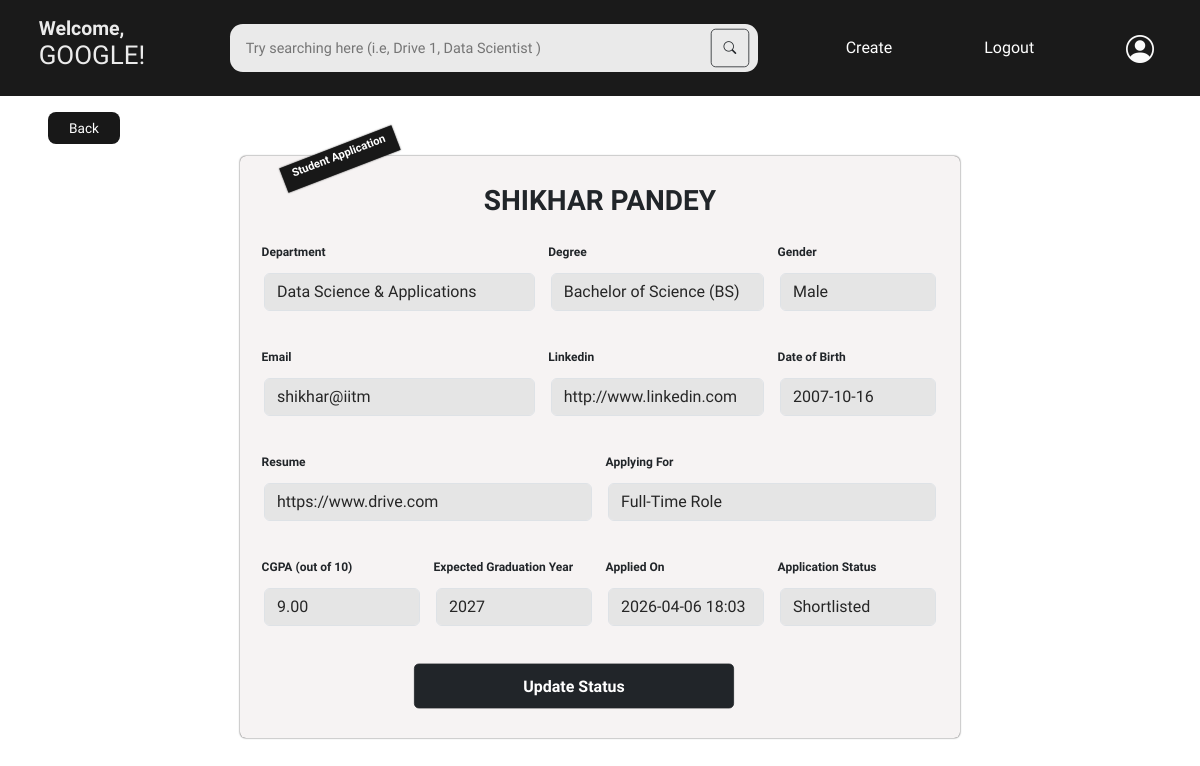
The app's page /view_application/5 (signed in) with its own data.
### models.py (models this page shows)
class recruiters(db.Model):
    id=db.Column(db.Integer,primary_key=True)
    company=db.Column(db.String(150), nullable=False, unique=True)
    location=db.Column(db.String(100), nullable=False)
    hrcontact=db.Column(db.String(20), nullable=False, unique=True)
    website=db.Column(db.String(255), nullable=False, unique=True)
    companytype=db.Column(db.String(50), nullable=False)
    ps=db.Column(db.String(50), nullable=False)
    email=db.Column(db.String(50),nullable=False, unique=True)
    password=db.Column(db.String,nullable=False)
    status=db.Column(db.String(10), nullable=False, default="Pending") # Pending, Approved, Blacklisted
    drive=db.relationship("drives", backref="recruiters", lazy=True, cascade="all, delete-orphan")

class students(db.Model):
    id=db.Column(db.Integer,primary_key=True)
    name=db.Column(db.String(50), nullable=False)
    dob=db.Column(db.Date, nullable=False)
    gender=db.Column(db.String(10), nullable=False)
    linkedin=db.Column(db.String(255), nullable=False, unique=True)
    department=db.Column(db.String(100), nullable=False)
    degree=db.Column(db.String(50), nullable=False)
    email=db.Column(db.String(50),nullable=False, unique=True)
    password=db.Column(db.String,nullable=False)
    status=db.Column(db.String(10), nullable=False, default="Approved") # Approved, Blacklisted
    application=db.relationship("applications", backref="students", lazy=True, cascade="all, delete-orphan")

class applications(db.Model):
    id=db.Column(db.Integer, primary_key=True)
    date_added=db.Column(db.String(20), default=datetime.now().strftime("%Y-%m-%d %H:%M"))
    resume=db.Column(db.String, nullable=False, unique=True)
    position=db.Column(db.String(20), nullable=False)
    cgpa=db.Column(db.String(4), nullable=False)
    year=db.Column(db.String, nullable=False)
    status=db.Column(db.String(20), nullable=False, default="Applied") # Applied, Shortlisted, Accepted, Rejected
    drive_id=db.Column(db.Integer,db.ForeignKey("drives.id"), nullable=False)
    student_id=db.Column(db.Integer,db.ForeignKey("students.id"), nullable=False)
    __table_args__=(db.UniqueConstraint("drive_id","student_id", name="one drive one application"),)

### app.py (the view)
@app.route("/view_application/<int:application_id>", methods=["POST","GET"])
def view_application(application_id):
    if "company_id" in session:
        application_details=applications.query.filter_by(id=application_id).first()
        if application_details:
            companyID=(drives.query.filter_by(id=application_details.drive_id).first()).company_id
            if companyID==session.get("company_id"):
                student=students.query.filter_by(id=application_details.student_id).first()
                if request.method=="POST":
                    data=request.form
                    status=data.get("status")
                    application_details.status=status
                    db.session.commit()
                    return redirect(url_for("drive_details",drive_id=application_details.drive_id))
                company=recruiters.query.filter_by(id=session.get("company_id")).first()
                return render_template("company_view_application.html", company=company, student=student, application_details=application_details)
            else:
                flash("Access denied","warning")
                return redirect(url_for("companyhome"))
        else:
            flash("Action denied","warning")
            return redirect(url_for("companyhome"))
    else:
        flash("Access denied","danger")
        return redirect(url_for("hero"))

### templates/company_view_application.html (shortened to what this page needs)
{% extends "companyhome.html" %}
{% block content %}
<a href="/drive_details/{{application_details.drive_id}}" style="text-decoration: none;">
    <div class="backbutton"
        style="display: flex;justify-content: center;align-items: center; font-family: lexend;font-size: 1.7vh;font-weight: 400; height: 4vh; width: 9vh; background-color: #181818; color: #ffffff; position: absolute;top: 14vh;left: 6vh; border-radius: 1vh;">
        Back</div>
</a>
<div class="body"
    style="width: 15vh;height: 3.3vh;display: flex; align-items: center; justify-content: center;background: #181818;position: absolute;top: 18.3vh; left:35vh;rotate: -21deg; box-shadow: 0vh 0vh 0.2vh 0vh #181818;">
    <p class="title" style="font-family: lexend; font-size: 1.4vh;font-weight: 600; color: #ffffff;">Student Application
    </p>
</div>
<div style="display: flex; justify-content:center;align-items: center;margin-top: 7vh;">
    <div class="p-4 rounded-2"
        style=" width: 60%;background-color: rgb(246, 243, 243);box-shadow: 0vh 0vh 0.2vh 0vh #181818">
        <p class="text-center mb-3" style=" font-family:Lexend;font-size: 3.5vh;font-weight: 600;">
            {{student.name | upper}}</p>
        <form method="post" class="row g-3">
            <div class="col-md-5 mb-3">
                <label class="form-label">
                    <p
                        style="font-family: lexend; font-size: 1.5vh;font-weight: 700;margin-left: -0.3vh;margin-bottom: 0.5vh;">
                        Department</p>
                </label>
                <input value="{{student.department}}" class="form-control"
                    style="background-color:rgb(229, 229, 229);color: #262626;font-weight: 400;font-family: Lexend;"
                    disabled>
            </div>
            <div class="col-md-4 mb-3">
                <label class="form-label">
                    <p
                        style="font-family: lexend; font-size: 1.5vh;font-weight: 700;margin-left: -0.3vh;margin-bottom: 0.5vh;">
                        Degree</p>
                </label>
                <input value="{{student.degree}}" class="form-control"
                    style="background-color:rgb(229, 229, 229);color: #262626;font-weight: 400;font-family: Lexend;"
                    disabled>
            </div>
            <div class="col-3 mb-2">
                <label class="form-label">
                    <p
                        style="font-family: lexend; font-size: 1.5vh;font-weight: 700;margin-left: -0.3vh;margin-bottom: 0.5vh;">
                        Gender</p>
                </label>
                <input value="{{student.gender}}" class="form-control"
                    style="background-color:rgb(229, 229, 229);color: #262626;font-weight: 400;font-family: Lexend;"
                    disabled>
            </div>
            <div class="col-md-5 mb-3">
                <label class="form-label">
                    <p
                        style="font-family: lexend; font-size: 1.5vh;font-weight: 700;margin-left: -0.3vh;margin-bottom: 0.5vh;">
                        Email</p>
                </label>
                <input value="{{student.email}}" class="form-control"
                    style="background-color:rgb(229, 229, 229);color: #262626;font-weight:400 ;font-family: Lexend;"
                    disabled>
            </div>
            <div class="col-4 mb-3">
                <label class="form-label">
                    <p
                        style="font-family: lexend; font-size: 1.5vh;font-weight: 700;margin-left: -0.3vh;margin-bottom: 0.5vh;">
                        Linkedin</p>
                </label>
                <input value="{{student.linkedin}}" class="form-control"
                    style="background-color:rgb(229, 229, 229);color: #262626;font-weight: 400;font-family: Lexend;"
                    disabled>
            </div>
            <div class="col-md-3 mb-3">
                <label class="form-label">
                    <p
                        style="font-family: lexend; font-size: 1.5vh;font-weight: 700;margin-left: -0.3vh;margin-bottom: 0.5vh;">
                        Date of Birth</p>
                </label>
                <input value="{{student.dob}}" class="form-control"
                    style="background-color:rgb(229, 229, 229);color: #262626;font-weight: 400;font-family: Lexend;"
                    disabled>
            </div>
            <div class="col-6 mb-3">
                <label class="form-label">
                    <p
                        style="font-family: lexend; font-size: 1.5vh;font-weight: 700;margin-left: -0.3vh;margin-bottom: 0.5vh;">
                        Resume</p>
                </label>
                <input value="{{application_details.resume}}" class="form-control"
                    style="background-color:rgb(229, 229, 229);color: #262626;font-weight: 400;font-family: Lexend;"
                    disabled>
            </div>
            <div class="col-6 mb-3">
                <label class="form-label">
                    <p
                        style="font-family: lexend; font-size: 1.5vh;font-weight: 700;margin-left: -0.3vh;margin-bottom: 0.5vh;">
                        Applying For</p>
                </label>
                <input value="{{application_details.position}}" class="form-control"
                    style="background-color:rgb(229, 229, 229);color: #262626;font-weight: 400;font-family: Lexend;"
                    disabled>
            </div>
            <div class="col-md-3 mb-3">
                <label class="form-label">
                    <p
                        style="font-family: lexend; font-size: 1.5vh;font-weight: 700;margin-left: -0.3vh;margin-bottom: 0.5vh;">
                        CGPA (out of 10)</p>
                </label>
                <input value="{{application_details.cgpa}}" class="form-control"
                    style="background-color:rgb(229, 229, 229);color: #262626;font-weight: 400;font-family: Lexend;"
                    disabled>
            </div>
            <div class="col-md-3 mb-3">
                <label class="form-label">
                    <p
                        style="font-family: lexend; font-size: 1.5vh;font-weight: 700;margin-left: -0.3vh;margin-bottom: 0.5vh;">
                        Expected Graduation Year</p>
                </label>
                <input value="{{application_details.year}}" class="form-control"
                    style="background-color:rgb(229, 229, 229);color: #262626;font-weight: 400;font-family: Lexend;"
                    disabled>
            </div>
            <div class="col-md-3 mb-3">
                <label class="form-label">
                    <p
                        style="font-family: lexend; font-size: 1.5vh;font-weight: 700;margin-left: -0.3vh;margin-bottom: 0.5vh;">
                        Applied On</p>
                </label>
                <input value="{{application_details.date_added}}" class="form-control"
                    style="background-color:rgb(229, 229, 229);color: #262626;font-weight: 400;font-family: Lexend;"
                    disabled>
            </div>
            <div class="col-md-3 mb-3">
                <label class="form-label">
                    <p
                        style="font-family: lexend; font-size: 1.5vh;font-weight: 700;margin-left: -0.3vh;margin-bottom: 0.5vh;">
                        Application Status</p>
                </label>
                <select name="status" class="form-control"
                    style="background-color:rgb(229, 229, 229);color: #262626;font-weight: 400;font-family:Lexend;">
                    {% if application_details.status=="Applied" %}
                    <option value="Applied" selected>Applied</option>
                    <option value="Shortlisted">Shortlisted</option>
                    <option value="Accepted">Accepted</option>
                    <option value="Rejected">Rejected</option>
                    {% elif application_details.status=="Shortlisted" %}
                    <option value="Shortlisted" selected>Shortlisted</option>
                    {% elif application_details.status=="Accepted" %}
                    <option value="Accepted" selected>Accepted</option>
                    <option value="Rejected">Rejected</option>
                    {% else %}
                    <option value="Rejected" selected>Rejected</option>
                    {% endif %}
                </select>
            </div>
            <div class="text-center viewbutton">
                <button type="submit" class="btn btn-dark"
                    style="width: 50vh;height: 7vh;font-family: Lexend;font-weight: 600;font-size: 2.5vh;">Update
                    Status</button>
            </div>
        </form>
    </div>
</div>
{% endblock %}

### templates/companyhome.html (shortened to what this page needs)
<!DOCTYPE html>
<html lang="en">
<head>
    <link rel="stylesheet" href="/static/home.css">
    <link href="https://cdn.jsdelivr.net/npm/bootstrap@5.0.2/dist/css/bootstrap.min.css" rel="stylesheet"
>
    <link href="https://cdn.jsdelivr.net/npm/bootstrap@5.3.8/dist/css/bootstrap.min.css" rel="stylesheet"
>
    <link rel="stylesheet"
        href="https://cdnjs.cloudflare.com/ajax/libs/bootstrap-icons/1.13.1/font/bootstrap-icons.min.css">
</head>
<body>
    <div class="parent">
        <div class="nav">
            <div class="head">
                <a href="/companyhome" style="text-decoration: none;">
                    <p class="title">Welcome,</p>
                    <p class="subtitle">{{ company.company.split(" ")[0] | upper}}!</p>
                </a>
            </div>
            <form method="post" action="/company/search">
            <div class="bar_search">
                <input name="query" type="search" class="Search" placeholder="Try searching here (i.e, Drive 1, Data Scientist )" required>
                <button class="btn btn-outline-dark" type="submit"><i class="bi bi-search"></i></button>
            </div>
            </form>
            <a href="/createdrive" class="links">Create</a>
            <a href="/logout" class="links">Logout</a>
            <a href="/company_profile/{{company.id}}" class="pfp"><i class="bi bi-person-circle" style="font-size: 3.5vh; color: #fafafa;"></i></a>
        </div>
        <div class="main_content">
            {% block content %}{% endblock %}
        </div>
</body>
</html>

### static/home.css (style rules this page uses)
body { background-color: #fafafa; height: 100%; width: 100%; color: #181818; overflow: hidden; padding: 0; margin: 0; font-family: "Lexend"; }
.parent { height: 100%; width: 100%; }
.nav { display: flex; justify-content: space-around; background-color: #1A1A1A; height: 12vh; align-items: center; }
.Search { width: 66vh; height: 6vh; border: none; border-radius: 1.6vh; background-color: #EAEAEA; color: #181818; font-family: "Lexend"; font-weight: 300; padding: 0vh 7vh 0vh 2vh; font-size: 1.8vh; }
.bar_search { display: flex; }
.btn { height: 6vh; width: 6vh; border-radius: 1.6vh; display: flex; align-items: center; justify-content: center; border: none; margin-left: -6.5vh; background-color: #EAEAEA; scale: 0.8; }
.title { font-family: "Lexend"; font-weight: 550; color: rgb(235, 235, 235); font-size: 2.1vh; margin-top: 1.4vh; }
.subtitle { font-family: "Lexend"; font-weight: 500; color: rgb(235, 235, 235); font-size: 2.8vh; margin-top: -2.8vh; }
.head { scale: 1.16; transition: all 0.1s ease-in-out; }
.links { color: #ffffff; text-decoration: none; font-family: "Lexend"; font-size: 2vh; font-weight: 400; transition: all 0.1s ease-in-out; }
.main_content { height: 88vh; overflow: auto; }
.pfp { color:#ffffff ; transition: all 0.1s ease-in-out; }

### records on screen
recruiters: company "GOOGLE"
students: name "SHIKHAR PANDEY", department "Data Science & Applications", degree "Bachelor of Science (BS)", gender "Male", email "shikhar@iitm", linkedin "http://www.linkedin.com", dob "2007-10-16"
applications: resume "https://www.drive.com", position "Full-Time Role", cgpa "9.00", year "2027", date_added "2026-04-06 18:03", status "Shortlisted"
